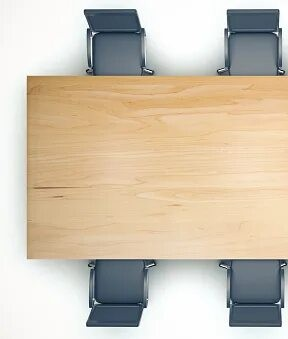
#> input picture images/conference_table.jpg, 288 x 339 px
$ jupyter execute 7_angle_detection.ipynb
#> lines starting #> are read from the running program, lines starting #| are printed output that depends on the picture; after the words box and inside, x2 and y2 are one past the last pixel; in counts of white or black regions, pixels touching at a corner belong together
[cell 1]
import cv2
import numpy as np

# Загрузка изображения
image = cv2.imread("images/conference_table.jpg")
#> image is the input picture: shape (339, 288, 3); mean B, G, R 176.7, 195.6, 207.5
gray = cv2.cvtColor(image, cv2.COLOR_BGR2GRAY)
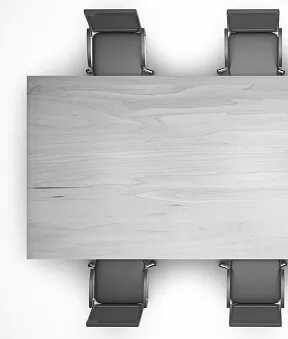
#> gray: shape (339, 288); min 2, max 255, mean 197
gray = np.float32(gray)

# Применение детектора Харриса
harris_response = cv2.cornerHarris(
    gray,
    blockSize=2,
    ksize=3,
    k=0.04
)
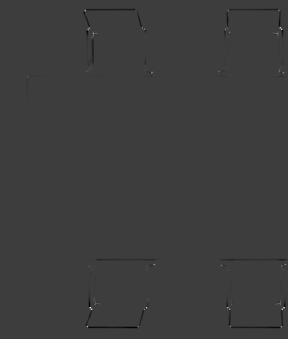
#> harris_response: shape (339, 288) float32; min -47651324, max 149272832, mean -162458.3; drawn with min black and max white

# Выделение углов на изображении
image[harris_response > 0.6 * harris_response.max()] = [0, 0, 255]
#> image: shape (339, 288, 3); 0.01% of pixels changed, all inside (x1, y1, x2, y2) = (87, 27, 283, 327)

cv2.imshow("Harris Corners", image)
cv2.waitKey(0)
cv2.destroyAllWindows()

[cell 2]
import cv2
import numpy as np

# Загрузка изображения
image = cv2.imread("images/balloon.jpg")
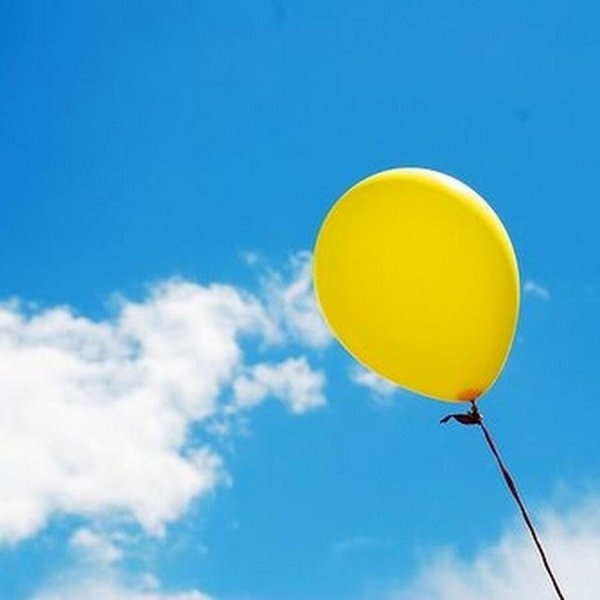
#> input picture images/balloon.jpg, 600 x 600 px
#> image is the input picture: shape (600, 600, 3); mean B, G, R 198.6, 171.4, 98.3
gray = cv2.cvtColor(image, cv2.COLOR_BGR2GRAY)
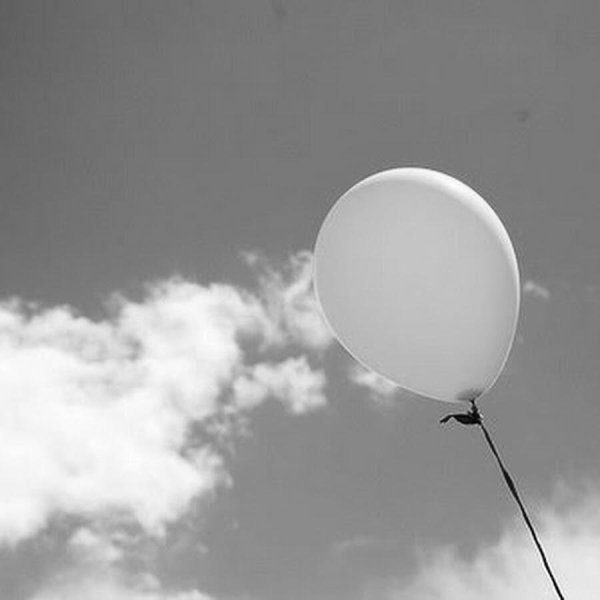
#> gray: shape (600, 600); min 2, max 254, mean 152.7

# Поиск углов
corners = cv2.goodFeaturesToTrack(
    gray,
    maxCorners=100,
    qualityLevel=0.01,
    minDistance=10
)
#> corners = 100 rows, first 8: [471, 412], [440, 421], [480, 426], [452, 417], [472, 400], [563, 598], [546, 561], [312, 252]

# Отрисовка углов
if corners is not None:
    corners = np.int32(corners)
#> corners = contour of 100 points, box (x1, y1, x2, y2) (28, 169, 567, 599), area 173238
    for corner in corners:
        x, y = corner.ravel()
        cv2.circle(image, (x, y), 4, (0, 255, 0), -1)
#> this loop made 100 passes
#> (x, y) on passes 1 to 12: (471, 412), (440, 421), (480, 426), (452, 417), (472, 400), (563, 598), (546, 561), (312, 252), (552, 575), (539, 545), (516, 492), (494, 209)
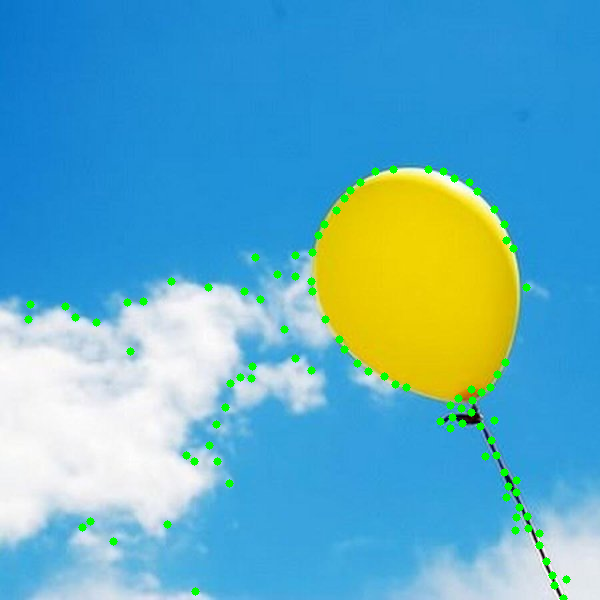
#> image: shape (600, 600, 3); 1.36% of pixels changed, all inside (x1, y1, x2, y2) = (24, 165, 571, 600)

cv2.imshow("Shi-Tomasi Corners", image)
cv2.waitKey(0)
cv2.destroyAllWindows()

[cell 3]
import cv2
import numpy as np

image = cv2.imread("images/table_cutout.png")
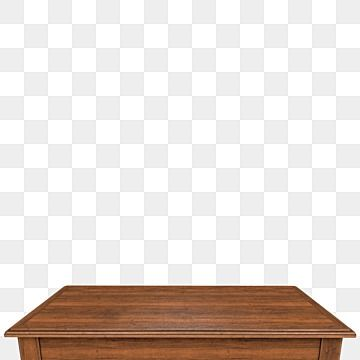
#> input picture images/table_cutout.png, 360 x 360 px
#> image is the input picture: shape (360, 360, 3); mean B, G, R 212.5, 218, 227
gray = cv2.cvtColor(image, cv2.COLOR_BGR2GRAY)
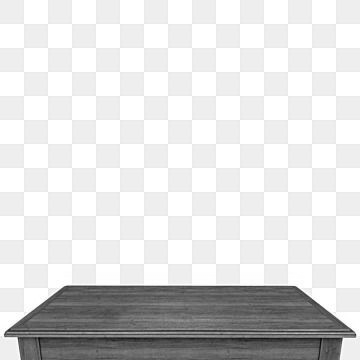
#> gray: shape (360, 360); min 10, max 255, mean 220.1

# 2. Поиск углов (Shi–Tomasi)
corners = cv2.goodFeaturesToTrack(
    gray,
    maxCorners=4,        # нам нужно ровно 4 угла
    qualityLevel=0.01,
    minDistance=50
)
#> corners = [[16, 337], [343, 338], [295, 286], [64, 286]]

# 3. Приводим координаты к int
corners = np.int32(corners)

# 4. Рисуем найденные углы
points = []
for c in corners:
    x, y = c.ravel()
    points.append((x, y))
    cv2.circle(image, (x, y), 6, (0, 0, 255), -1)
#> this loop made 4 passes
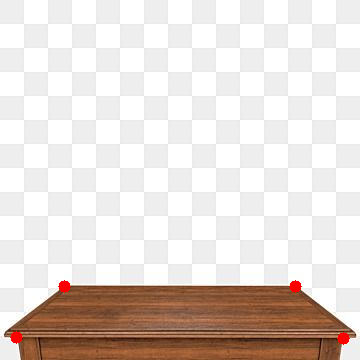
#> image: shape (360, 360, 3); 0.35% of pixels changed, all inside (x1, y1, x2, y2) = (10, 280, 350, 345)
#> after the loop, points = [(16, 337), (343, 338), (295, 286), (64, 286)]

# 5. Показ результата
cv2.imshow("Desk corners", image)
cv2.waitKey(0)
cv2.destroyAllWindows()

[cell 4]
def polygon_area(points): #Используем формулу Гаусса
    area = 0
    n = len(points)
#> n = 4
    for i in range(n):
        x1, y1 = points[i]
        x2, y2 = points[(i + 1) % n]
        area += x1 * y2 - y1 * x2
#> this loop made 4 passes
#> (x1, y1, x2, y2, area) on passes 1 to 4: (16, 337, 343, 338, -110183), (343, 338, 295, 286, -111795), (295, 286, 64, 286, -45729), (64, 286, 16, 337, -28737)
#> after the loop, area = -28737
    return abs(area) / 2

area_pixels = polygon_area(points)
#> area_pixels = 14368.5
print("Площадь стола:", area_pixels, "пикселей²")
#| Площадь стола: 14368.5 пикселей²
